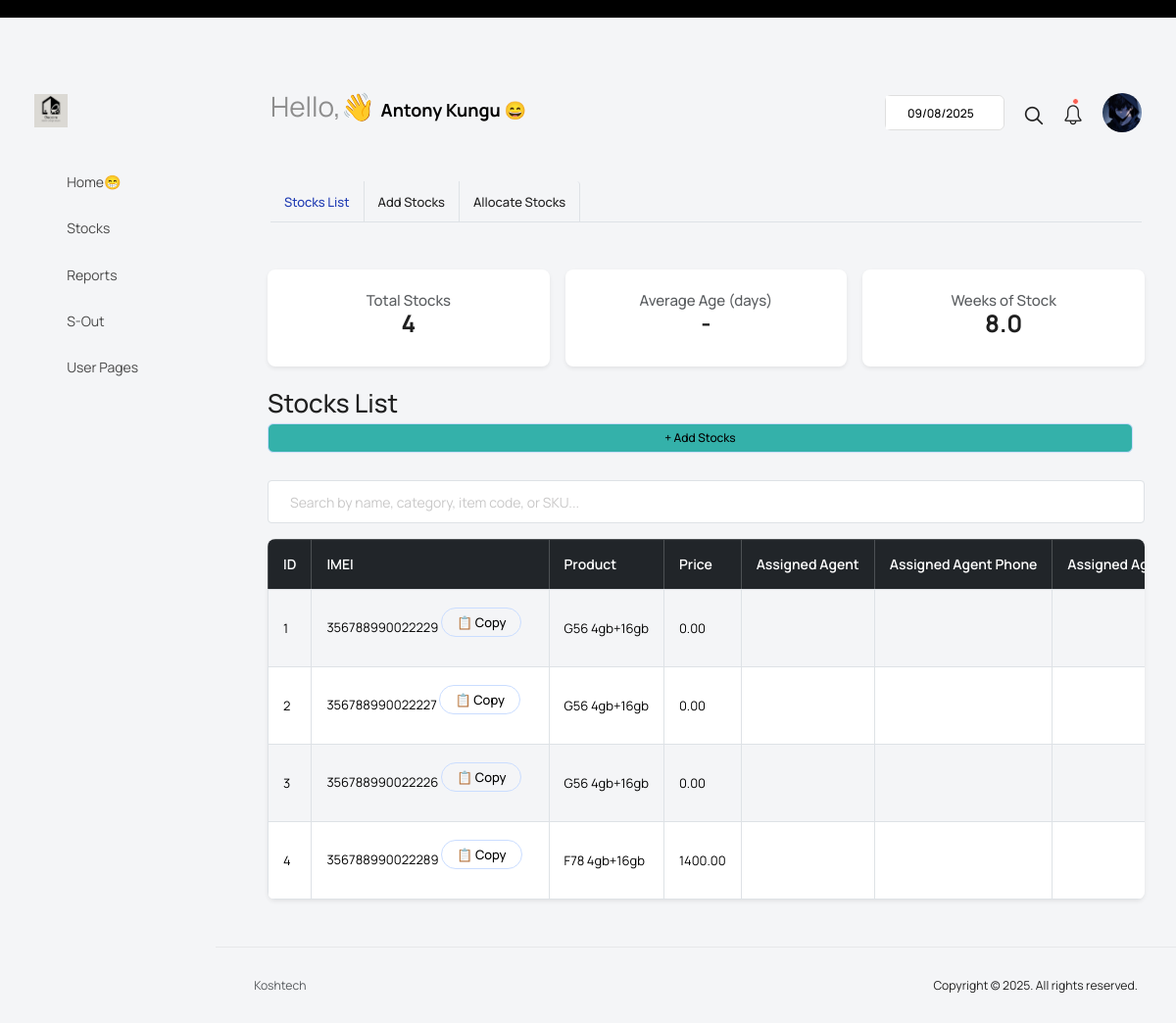
Before: /list-stocks/ (signed in) with the older database file.
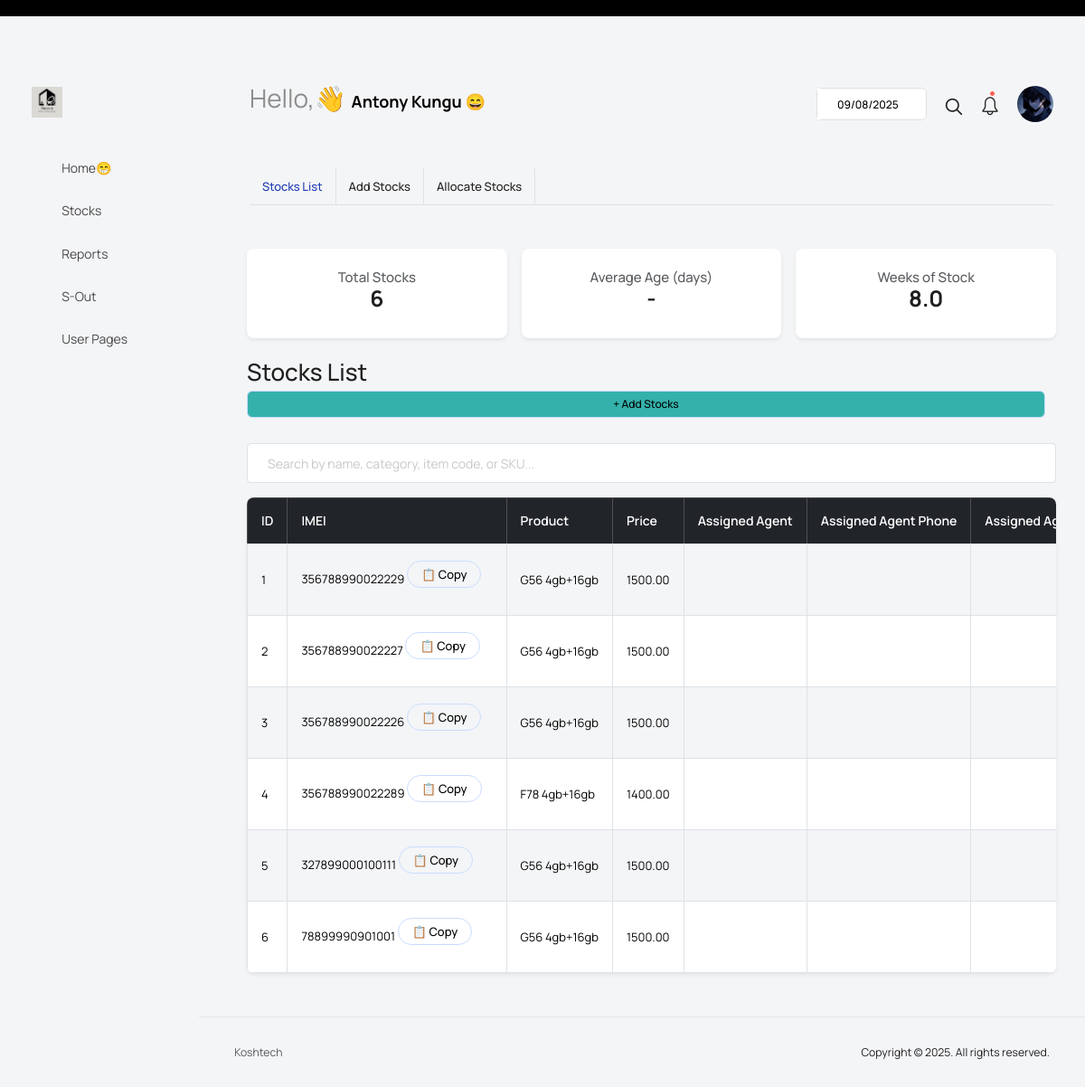
After: the same page with the newer database file.
### sales_process/models.py (models this page shows, shortened)
class Stock(models.Model):
    STATUS_CHOICES = [
        ('in_stock', 'In Stock'),
        ('assigned', 'Assigned'),
        ('sold', 'Sold'),
        ('returned', 'Returned'),
    ]
    serial_number = models.CharField(max_length=100, unique=True)
    imei_number = models.CharField(max_length=100, unique=True, blank=True, null=True)
    product = models.ForeignKey(
        Product,
        on_delete=models.CASCADE,
        related_name="stocks"
    )
    stock_in_date = models.DateField(default=timezone.now)
    added_by = models.ForeignKey(
        settings.AUTH_USER_MODEL,
        on_delete=models.SET_NULL,
        null=True,
        related_name="stocks_added"
    )
    status = models.CharField(
        max_length=20,
        choices=STATUS_CHOICES,
        default='in_stock'
    )
    assigned_to = models.ForeignKey(
        settings.AUTH_USER_MODEL,
        on_delete=models.SET_NULL,
        null=True,
        blank=True,
        related_name="stocks_assigned"
    )
    allocated_by = models.ForeignKey(
        settings.AUTH_USER_MODEL,
        on_delete=models.SET_NULL,
        null=True,
        blank=True,
        related_name="stocks_allocated"
    )
    last_assigned_date = models.DateField(null=True, blank=True)
    date_since_stock_in = models.DateField(auto_now_add=True)
    @property
    def days_in_stock(self):
        return (date.today() - self.stock_in_date).days

class Product(models.Model):
    STATUS_CHOICES = [
        ('active', 'Active'),
        ('inactive', 'Inactive'),
        ('discontinued', 'Discontinued'),
    ]
    STORAGE_CHOICES = [
        ('16gb', '16GB'),
        ('32gb', '32GB'),
        ('64gb', '64GB'),
        ('128gb', '128GB'),
        ('256gb', '256GB'),
        ('512gb', '512GB'),
        ('1tb', '1TB'),
    ]
    RAM_CHOICES = [
        ('4gb', '4GB'),
        ('8gb', '8GB'),
        ('16gb', '16GB'),
        ('32gb', '32GB'),
        ('64gb', '64GB'),
        ('128gb', '128GB'),
        ('256gb', '256GB'),
        ('512gb', '512GB'),
        ('1tb', '1TB'),
    ]
    NETWORK_CHOICES = [
        ('2g', '2G'),
        ('3g', '3G'),
        ('4g', '4G'),
        ('5g', '5G'),
    ]
    MODEL_CATEGORY_CHOICES = [
        ('phone', 'Phone'),
        ('tablet', 'Tablet'),
        ('laptop', 'Laptop'),
        ('watch', 'Watch'),
    ]
    item_code = models.CharField(max_length=50, unique=True)
    model_name = models.CharField(max_length=100)
    model_sku = models.CharField(max_length=100, unique=True)
    model_category = models.CharField(max_length=100, choices=MODEL_CATEGORY_CHOICES, default='phone')
    model_storage = models.CharField(max_length=50, blank=True, null=True, choices=STORAGE_CHOICES)
    model_ram = models.CharField(max_length=50, blank=True, null=True, choices=RAM_CHOICES)
    price = models.DecimalField(max_digits=10, decimal_places=2,default=0)
    network = models.CharField(max_length=100, blank=True, null=True, choices=NETWORK_CHOICES)
    other_specifications = models.TextField(blank=True, null=True)
    created_on = models.DateTimeField(auto_now_add=True)
    created_by = models.ForeignKey(
        settings.AUTH_USER_MODEL,
        on_delete=models.SET_NULL,
        null=True,
        related_name="products_created"
    )
    status = models.CharField(
        max_length=20,
        choices=STATUS_CHOICES,
        default='active'
    )

### sales_process/views.py (the view)
# urls.py: path('list-stocks/', list_stocks, name='list-stocks'),
@login_required
def list_stocks(request):
    user = request.user
    if user.role == "manager" or user.role == "admin":
        stocks = Stock.objects.select_related("product", "assigned_to")
    else:
        stocks = Stock.objects.select_related("product", "assigned_to").filter(assigned_to=user)
    total_stocks = stocks.count()
    avg_age_qs = stocks.annotate(
        age=ExpressionWrapper(
            timezone.now() - F("stock_in_date"),  # assuming you have a date_added field
            output_field=DurationField()
        )
    ).aggregate(avg_age=Avg("age"))
    avg_age_days = None
    if avg_age_qs["avg_age"]:
        avg_age_days = avg_age_qs["avg_age"].days
    four_weeks_ago = timezone.now() - timedelta(weeks=4)
    recent_sales = Sale.objects.filter(
        sales_date__gte=four_weeks_ago,
        stock__in=stocks
    )
    weekly_sales = recent_sales.count() / 4 if recent_sales.exists() else 0
    weeks_of_stock = round(total_stocks / weekly_sales, 1) if weekly_sales else "∞"
    return render(request, "sales_process/list_stocks.html", {"stocks": stocks, "total_stocks": total_stocks, "avg_age_days": avg_age_days, "weeks_of_stock": weeks_of_stock})

### sales_process/templates/sales_process/list_stocks.html (shortened to what this page needs)
{% extends 'configs/base.html' %}
{% load widget_tweaks %}
{% block mainContent %}
<div class="content-wrapper">
    <div class="row">
        <div class="col-12">
            <div class="home-tab">
                <div class="d-flex flex-wrap align-items-center justify-content-between border-bottom">
                    {% include 'sales_process/add_stocks_nav_links.html' %}
                </div>
                <div class="tab-content tab-content-basic">
                    <div class="tab-pane fade show active" id="create-user" role="tabpanel" aria-labelledby="overview">
                        <div class="row">
                            <div class="container mt-4">
                                <div class="row g-3 mb-4 text-center">
                                    <div class="col-12 col-sm-6 col-md-4">
                                        <div class="card shadow-sm border-0 rounded-3 h-100">
                                            <div class="card-body">
                                                <h6 class="text-muted mb-1">Total Stocks</h6>
                                                <h3 class="fw-bold">{{ total_stocks }}</h3>
                                            </div>
                                        </div>
                                    </div>
                                    <div class="col-12 col-sm-6 col-md-4">
                                        <div class="card shadow-sm border-0 rounded-3 h-100">
                                            <div class="card-body">
                                                <h6 class="text-muted mb-1">Average Age (days)</h6>
                                                <h3 class="fw-bold">{{ avg_age_days|default:"-" }}</h3>
                                            </div>
                                        </div>
                                    </div>
                                    <div class="col-12 col-sm-6 col-md-4">
                                        <div class="card shadow-sm border-0 rounded-3 h-100">
                                            <div class="card-body">
                                                <h6 class="text-muted mb-1">Weeks of Stock</h6>
                                                <h3 class="fw-bold">{{ weeks_of_stock }}</h3>
                                            </div>
                                        </div>
                                    </div>
                                </div>
                                <div class="d-flex flex-wrap justify-content-between align-items-center mb-3 gap-2">
                                    <h2 class="mb-0">Stocks List</h2>
                                    <a href="{% url 'bulk-add-stock' %}" class="btn btn-success w-100 w-sm-auto">+ Add Stocks</a>
                                </div>
                                <form method="get" class="mb-3">
                                    <div class="input-group">
                                        <input
                                            type="text"
                                            name="q"
                                            class="form-control"
                                            hx-get="{% url 'filter-stocks' %}"
                                            hx-target="#stockTable"
                                            hx-trigger="keyup changed delay:500ms"
                                            placeholder="Search by name, category, item code, or SKU...">
                                    </div>
                                </form>
                                <div class="table-responsive shadow-sm rounded" id="stockTable">
                                    {% include 'sales_process/list_stocks_table.html' %}
                                </div>
                            </div>
                        </div>
                    </div>
                </div>
            </div>
        </div>
    </div>
</div>
{% endblock mainContent %}

### sales_process/templates/sales_process/list_stocks_table.html (shortened to what this page needs)
<table class="table table-bordered table-striped">
        <thead class="table-dark">
            <tr>
                <th>ID</th>
                 <th>IMEI</th>
                <th>Product</th>
                <th>Price</th>
                  <th>Assigned Agent</th>
                  <th>Assigned Agent Phone</th>
                  <th>Assigned Agent Id</th>
            </tr>
        </thead>
        <tbody id="stock-table">
            {% for stock in stocks %}
                <tr id="stock-{{ stock.imei_number }}">
    <td>{{ stock.pk }}</td>
     <td>
        <span id="IMEI-{{ stock.imei_number }}">{{ stock.imei_number }}</span>
        <button class="btn btn-sm btn-outline-primary"
                onclick="copyToClipboard('IMEI-{{stock.imei_number}}')">
          📋 Copy
        </button></td>
    <td>{{ stock.product.model_name  }} {{ stock.product.model_ram }}+{{ stock.product.model_storage }}</td>
    <td>{{stock.product.price}}</td>
    <td>{{ stock.assigned_to.profile.full_name }}</td>
    <td>{{ stock.assigned_to.profile.phone_number }}</td>
    <td>{{ stock.assigned_to.profile.national_id }}</td>
</tr>
            {% empty %}
                <tr>
                    <td colspan="6" class="text-center text-muted">No stocks found</td>
                </tr>
            {% endfor %}
        </tbody>
    </table>

Changed rows visible on the page:
changed through a linked row, Stock id 1: product.price "0.00" → "1500.00"
changed through a linked row, Stock id 2: product.price "0.00" → "1500.00"
changed through a linked row, Stock id 3: product.price "0.00" → "1500.00"
added Stock: pk "5", imei_number "327899000100111", product.model_name "G56", product.model_ram "4gb", product.model_storage "16gb", product.price "1500.00"
added Stock: pk "6", imei_number "78899990901001", product.model_name "G56", product.model_ram "4gb", product.model_storage "16gb", product.price "1500.00"
Other visible differences:
{{ total_stocks }}: "4" → "6"
